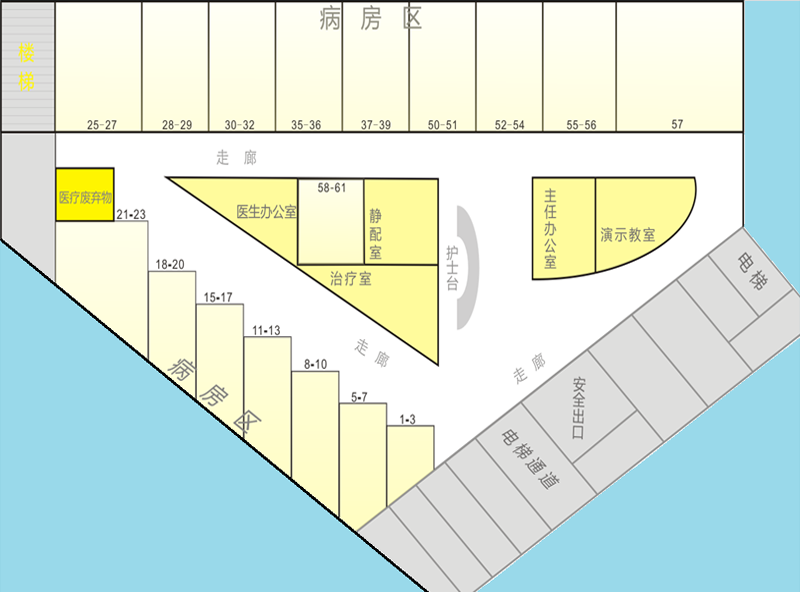

A level layout from a 2D game, rendered from its tile map. Below: a short description, then the map file with tile-grid data replaced by summaries:
An orthogonal 50x37 tile map with 16x16 px tiles, 1 tile layer (BKG) and 2 objects.

<map version="1.0" orientation="orthogonal" width="50" height="37" tilewidth="16" tileheight="16">
 <tileset firstgid="1" name="bjzt" tilewidth="16" tileheight="16">
  <image source="ward.png" width="800" height="600" />
 </tileset>
 <layer name="BKG" width="50" height="37">
  <data>[1850 cells, 1850 non-empty, 1850 distinct tile ids]</data>
 </layer>
 <objectgroup name="fs" width="50" height="37">
  <object x="608" y="0" width="144" height="128" />
 </objectgroup>
 <objectgroup name="DocOffice" width="50" height="37">
  <object x="160" y="176" width="144" height="64" />
 </objectgroup>
</map>
